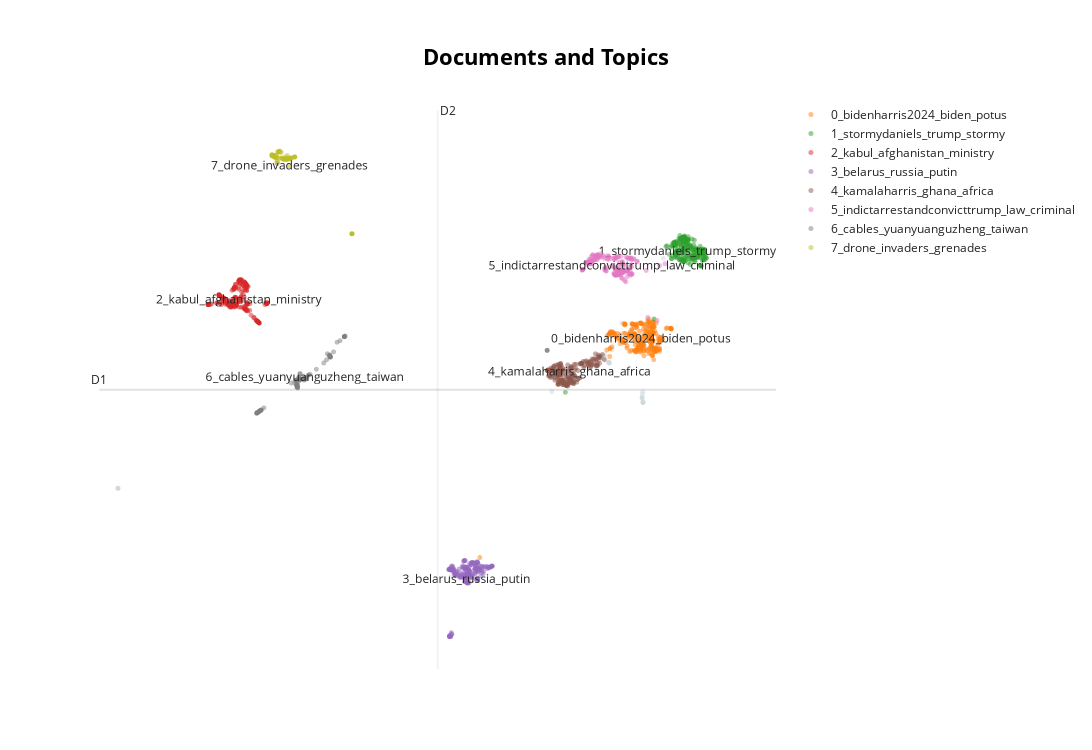

Notebook cell for this chart:
### Code cell
bert.visualize_documents()
